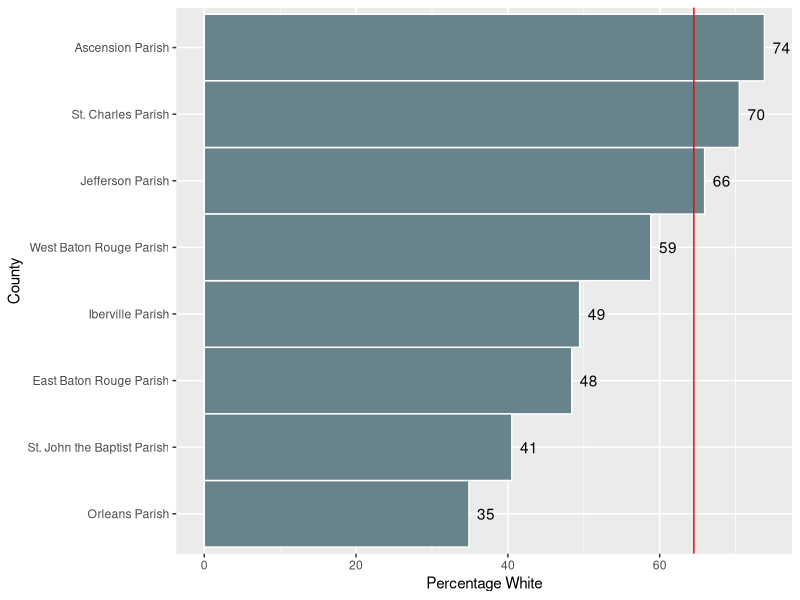
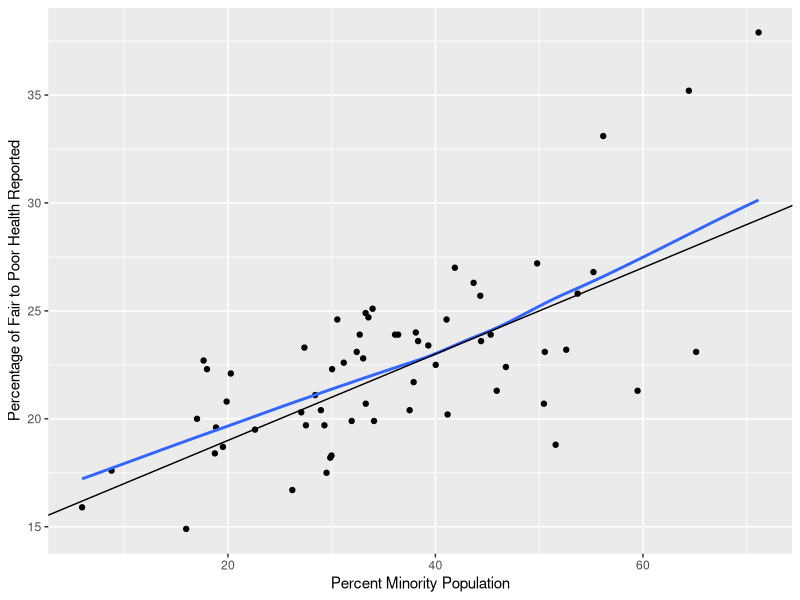
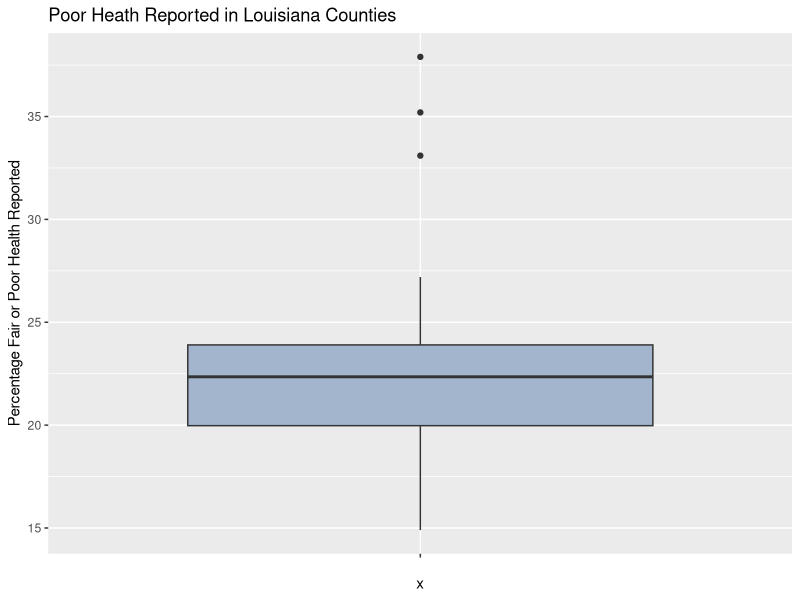
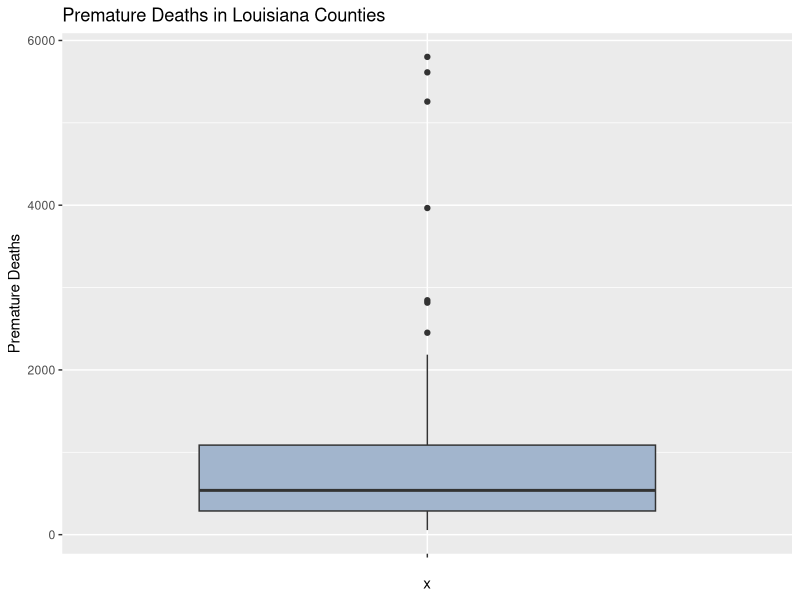
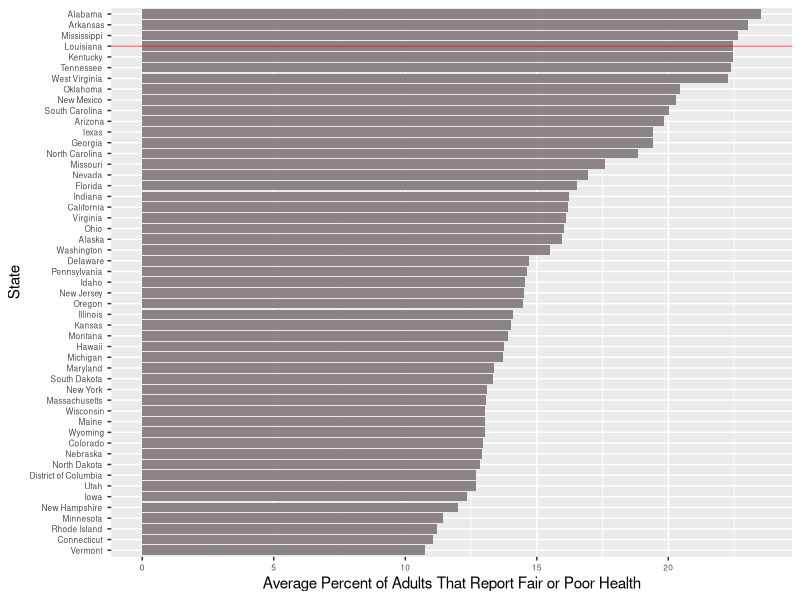
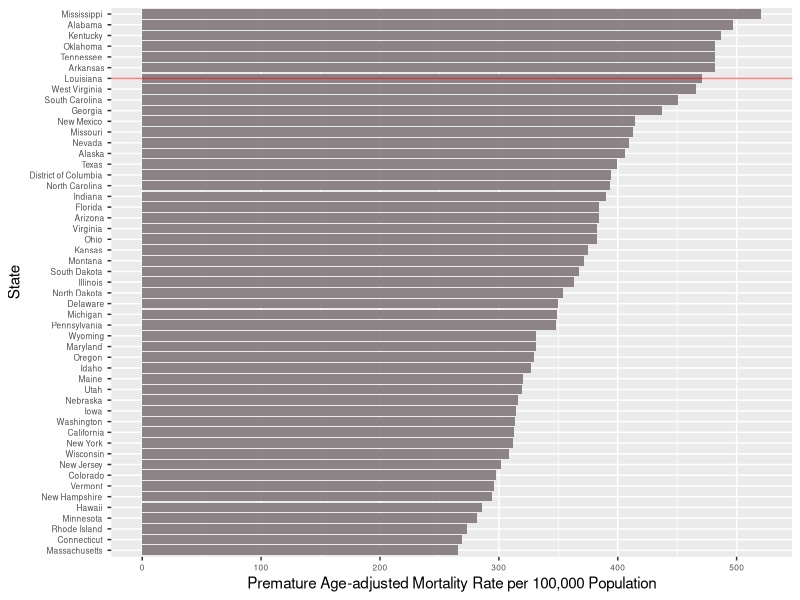
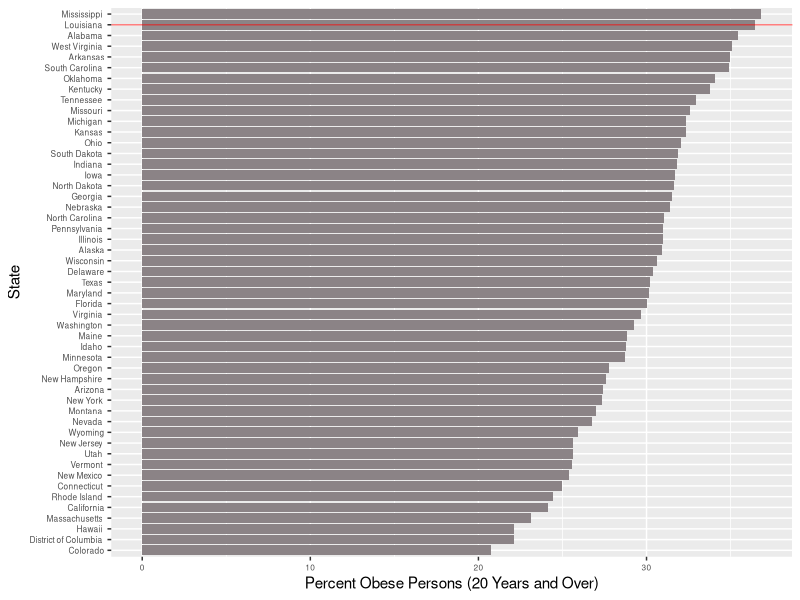
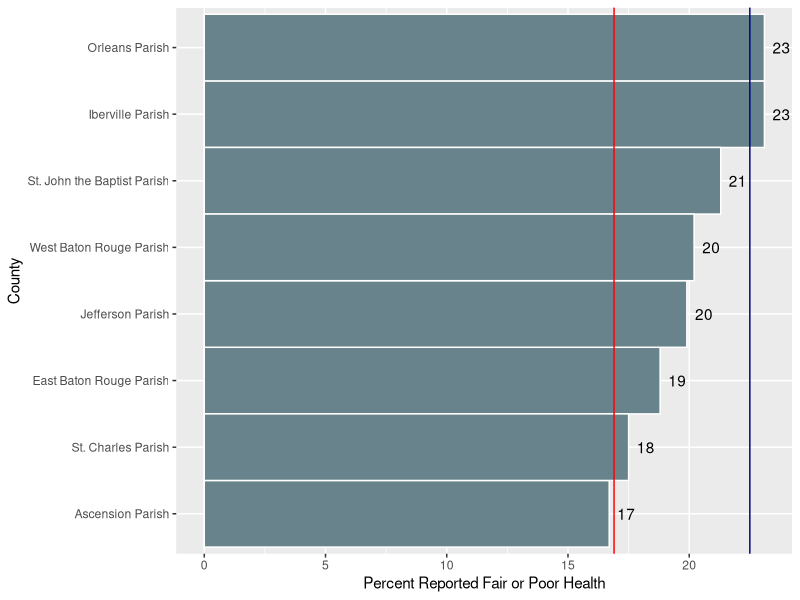

Here is the R script that generated these plots, in order:
## ---- chunk 1
knitr::opts_chunk$set(echo = FALSE, message = FALSE, warning = FALSE)
## ---- chunk 2

# Attaching Packages
library(dplyr)
library(ggplot2)
library(tidyr)

## ---- chunk 3

# Loading Race and Heatlh Datasets
hdat <- read.csv("../Data/R11371317_SL050.csv")
racedat <- read.csv("../Data/cc-est2018-alldata-22.csv")

# Organizing Race Dataset for Louisiana
racedat1 <- racedat %>% 
  filter(YEAR == 9,
         AGEGRP == 0) %>% 
  group_by(COUNTY) %>% 
  mutate(White = sum(WA_MALE, WA_FEMALE),
         Minority = TOT_POP - White,
         Perc_White = (White / TOT_POP) * 100,
         Perc_Minority = (Minority / TOT_POP) * 100) %>% 
  ungroup() %>% 
  select(STNAME, CTYNAME, TOT_POP, White, 
         Minority, Perc_White, Perc_Minority) %>% 
  mutate(LA_POP = sum(TOT_POP),
         LA_White_Perc = mean(Perc_White))

# Creating Race Dataset for only Cancer Alley
CAracedat1 <- racedat1  %>% 
           filter(CTYNAME %in% c("East Baton Rouge Parish", 
                                "West Baton Rouge Parish",
                                "Ascension Parish",
                                "St. John the Baptist Parish",
                                "Iberville Parish",
                                "St. Charles Parish",
                                "Jefferson Parish",
                                "Orleans Parish"))

# Calculating Average White Population per County in Cancer Alley
CALAwhite <- (CAracedat1$TOT_POP / sum(CAracedat1$TOT_POP)) * CAracedat1$Perc_White 
sum(CALAwhite)

# Calculating Average White Population per County in Louisiana
LAwhite <- (racedat1$TOT_POP / sum(racedat1$TOT_POP)) * racedat1$Perc_White 
sum(LAwhite)
## ---- chunk 4

# Generating bar plot comparing percentage white populations in Cancer Alley

ggplot(CAracedat1, aes(x = reorder(CTYNAME, Perc_White, max), 
                       y = Perc_White)) +
   geom_bar(stat = "identity", width = 1, color = "white", 
            fill = "lightblue4")  +
   labs(x = "County", y = "Percentage White") +
   geom_abline(slope = 0, intercept = 64.5, col = "red") +
   geom_text(aes(label = round(Perc_White)), 
                 position = position_dodge(width = 0.7), hjust = -0.45) +
   coord_flip()


## ---- chunk 5

# Creating table of Poor Health Data in Louisiana by county
hdat4 <- hdat %>% 
  filter(Geo_STATE == 22) %>% 
  select(PoorHealth = "SE_T002_001", CTYNAME = "Geo_NAME") %>% 
  arrange(PoorHealth)

# Generating table of percentage minority by county 
racedat4 <- racedat1 %>% 
  select(CTYNAME, Perc_Minority)

# Generating a combined table of race and poor health data
rhcombined <- left_join(hdat4, racedat4, by = "CTYNAME")

## ---- chunk 6

# Plotting the Percentage of Minorities against Percentage of Poor Health Reported in Louisiana
ggplot(rhcombined, aes(x= `Perc_Minority`, y = `PoorHealth`)) + 
             geom_point() + 
             stat_smooth(method = "loess", se = FALSE, span = 1,
                         method.args = list(degree = 1)) +                                  geom_abline(intercept=15, slope=0.20) + 
             labs(x = "Percent Minority Population", 
                  y = "Percentage of Fair to Poor Health Reported")

## ---- chunk 7

# Box plot of Fair to Poor Health Data 
ggplot(rhcombined) + aes(y = PoorHealth, x = "") + 
  geom_boxplot(fill = "lightsteelblue3") +
  labs(y = "Percentage Fair or Poor Health Reported") +
  ggtitle("Poor Heath Reported in Louisiana Counties")

## ---- chunk 8

# Creating Dataset of Premature death by County 
hdatdeath <- hdat %>% 
  filter(Geo_STATE == 22) %>% 
  select(PrematureDeath = "SE_T007_001", CTYNAME = "Geo_NAME") %>% 
  arrange(PrematureDeath)

# Box plot of Premature Death Data 
ggplot(hdatdeath) + aes(y = PrematureDeath, x = "") + 
  geom_boxplot(fill = "lightsteelblue3") +
  labs(y = "Premature Deaths") +
  ggtitle("Premature Deaths in Louisiana Counties")

## ---- chunk 9

# Health Dataset with mean values for all of the United States
hdatUS <- hdat %>% 
  separate(Geo_QNAME, c("County", "State") , "," ) %>% 
  select(PoorHealth = "SE_T002_001", State, 
         County, PrematureMortality = "SE_NV006_003", 
         Perc_Obese = "SE_T012_003") %>%
  arrange(State) %>% 
  group_by(State) %>% 
  na.omit() %>% 
  mutate(State_PoorHealth = mean(PoorHealth), State_Obese = mean(Perc_Obese),
         State_PrematureMortality = mean(PrematureMortality)) %>% 
  select(State, State_PoorHealth, State_Obese, State_PrematureMortality) %>% 
  distinct()

## ---- chunk 10

# Generates plot of Average Percent of Adults That Report Fair or Poor Health by State
ggplot(hdatUS, aes(x = reorder(State, State_PoorHealth, max) , 
                   y = State_PoorHealth)) +
         geom_bar(stat = "identity", fill = "lavenderblush4") +
         coord_flip() + 
         geom_vline(xintercept = 48, col = "red", alpha = 0.5) +
         scale_y_continuous(name = 
            "Average Percent of Adults That Report Fair or Poor Health") +
         theme(axis.text = element_text(size=6)) +
         labs(x = "State")

## ---- chunk 11

# Generates plot of Premature Age-adjusted Mortality Rate per 100,000 Population by State
ggplot(hdatUS, aes(x = reorder(State, State_PrematureMortality, max), 
                   y = State_PrematureMortality)) +
         geom_bar(stat = "identity", fill = "lavenderblush4") +
         coord_flip() + 
         geom_vline(xintercept = 45, col = "red", alpha = 0.5) +
         scale_y_continuous(name = 
            "Premature Age-adjusted Mortality Rate per 100,000 Population") +
         theme(axis.text = element_text(size=6)) +
         labs(x = "State")

## ---- chunk 12

# Generates plot of Percent Obese Persons (20 Years and Over) by State
ggplot(hdatUS, aes(x = reorder(State, State_Obese, max),
                   y = State_Obese)) +
         geom_bar(stat = "identity", fill = "lavenderblush4") +
         coord_flip() + 
         geom_vline(xintercept = 50, col = "red", alpha = 0.5) +
         scale_y_continuous(name = 
             "Percent Obese Persons (20 Years and Over)") +
         theme(axis.text = element_text(size=6)) +
         labs(x = "State")

## ---- chunk 13

# Creating table of Cancer Alley Health Data
CA_Health <- hdat %>% 
  filter(Geo_STATE == 22) %>% 
  select(PoorHealth = "SE_T002_001", Perc_Obese = "SE_T012_003",
         PrematureMortality = "SE_NV006_003", CTYNAME = "Geo_NAME") %>% 
  filter(CTYNAME %in% c("East Baton Rouge Parish", 
                        "West Baton Rouge Parish",
                        "Ascension Parish",
                        "St. John the Baptist Parish",
                        "Iberville Parish",
                        "St. Charles Parish",
                        "Jefferson Parish",
                        "Orleans Parish"))

# Calculating the mean poor health in the U.S. and Louisiana
USmeanPoorHealth <- mean(hdat$SE_T002_001, na.rm = TRUE)
LouisianaPoorHealth <- mean(hdat4$PoorHealth)

# Generating bar blot of Cancer Alley Poor Health with Louisiana and U.S. Poor Health Averages
ggplot(CA_Health, aes(x = reorder(CTYNAME, PoorHealth, max),
                      y = PoorHealth)) +
   geom_bar(stat="identity", width=1, color="white",
            fill = "lightblue4")  +
   labs(x = "County", y = "Percent Reported Fair or Poor Health") +
   geom_abline(slope = 0, intercept = 16.9, col = "red") +
   geom_abline(slope = 0, intercept = 22.5, col = "navyblue") +
   geom_text(aes(label= round(PoorHealth)), 
             position=position_dodge(width=0.7), hjust = -0.45) +
  coord_flip()

## ---- chunk 14

# Creating Dataset for Insurance by Age in United States
hdat_in_US <- hdat %>% 
  select(Under19 = "SE_T006_001", 
         To64 = "SE_T006_002") %>% 
  pivot_longer(names_to = "Age", values_to = "Perc_Insurance", cols = 1:2)

# Plotting Percentage of Population without Insurance by Age in United States
ggplot(hdat_in_US, aes(x = Age, y = Perc_Insurance, col = Age)) + 
  geom_boxplot() +
  labs(y = "Percentage without Insurance") +
  ggtitle("United States") + 
  theme(legend.position = "none") +
  ylim(0, 50)

## ---- chunk 15

# Creating Dataset for Insurance by Age in Louisiana
hdat_in <- hdat %>% 
  filter(Geo_STATE == 22) %>%
  select(Under19 = "SE_T006_001", 
         To64 = "SE_T006_002") %>% 
  pivot_longer(names_to = "Age", values_to = "Perc_Insurance", cols = 1:2)

# Plotting Percentage of Population without Insurance by Age
ggplot(hdat_in, aes(x = Age, y = Perc_Insurance, col = Age)) + 
  geom_boxplot() +
  labs(y = "Percentage without Insurance") +
  ggtitle("Louisiana") + 
  theme(legend.position = "none") + 
  ylim(0, 50)

## ---- chunk 16

# Creating Obesity Dataset for Louisiana
hdatobese <- hdat %>% 
  filter(Geo_STATE == 22) %>% 
  select(Perc_Obese = "SE_T012_003", Perc_LHF_Access = "SE_T012_001",
         Perc_Inactive = "SE_T012_004", CTYNAME = "Geo_NAME") %>% 
  arrange(Perc_Obese)

# Creating Scatterplot Comparing Limited Access to Healthy Food to Obesity 
ggplot(hdatobese, aes(x = sqrt(Perc_LHF_Access), y = Perc_Obese)) +
  geom_point() + 
  stat_smooth(method = "loess", se = FALSE, span = 1) +                       
  labs(x = "Percent of Persons with Limited Healthy Food Access", 
       y = "Percent Obese Persons (Over 20yrs)")


# Creating Scatterplot Comparing Physical Inactivity to Obesity
ggplot(hdatobese, aes(x = Perc_Inactive, y = Perc_Obese)) +
  geom_point() + 
  geom_abline(intercept = 4, slope = 1) +
  labs(x = "Percent Physically Inactive Persons (Over 20 yrs)", 
       y = "Percent Obese Persons (Over 20yrs)")

